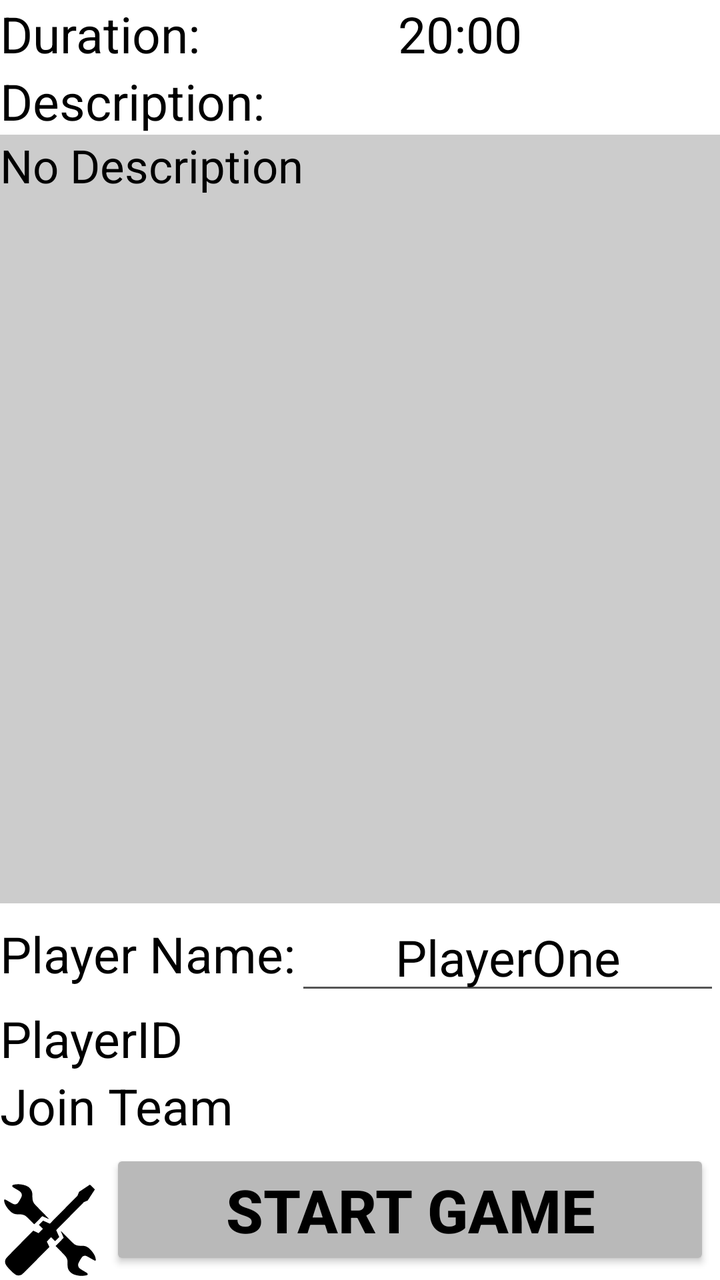
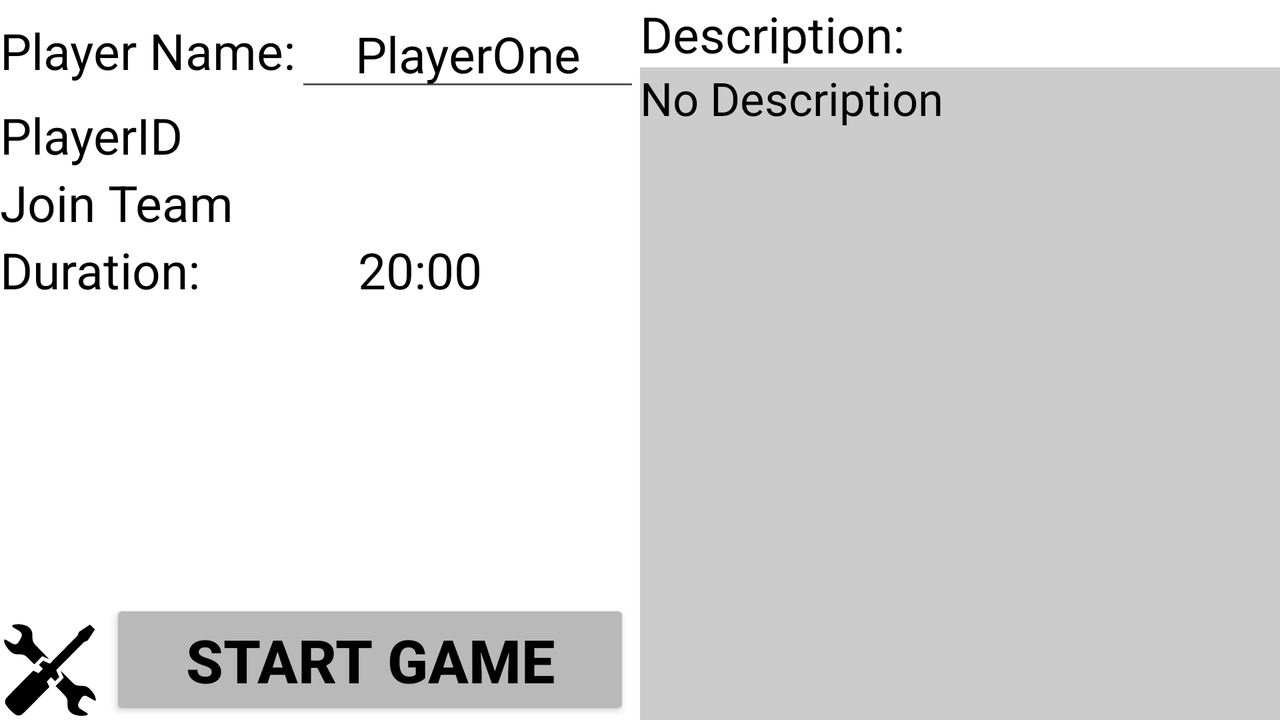

First picture: res/layout/ on a phone held upright. Second picture: the repository's own variant of that layout, on a device whose configuration matches the variant's folder. Source for both follows.
<!-- AndroidManifest.xml: application theme AppThemeLight -->
<!-- res/layout/content_init_game.xml -->
<?xml version="1.0" encoding="utf-8"?>
<RelativeLayout xmlns:android="http://schemas.android.com/apk/res/android"
    xmlns:app="http://schemas.android.com/apk/res-auto"
    xmlns:tools="http://schemas.android.com/tools"
    android:id="@+id/content_init_game"
    android:layout_width="match_parent"
    android:layout_height="match_parent"
    app:layout_behavior="@string/appbar_scrolling_view_behavior"
    tools:context="de.c_ebberg.openlasertag.InitGameActivity"
    tools:showIn="@layout/activity_init_game">

    <ImageButton
        android:layout_width="50dp"
        android:layout_height="50dp"
        android:scaleType="fitCenter"
        app:srcCompat="@drawable/ic_settings"
        android:background="?colorBackground1"
        android:padding="2dp"
        android:layout_alignParentStart="true"
        android:layout_alignParentLeft="true"
        android:layout_alignParentBottom="true"

        android:id="@+id/init_game_settings_button"/>

    <Button
        android:text="@string/StartGame"
        android:textStyle="bold"
        android:textSize="30sp"
        android:textColor="?colorTextPrimary"
        android:layout_margin="5dp"
        android:layout_width="match_parent"
        android:layout_height="wrap_content"
        android:layout_alignParentBottom="true"
        android:layout_toRightOf="@id/init_game_settings_button"
        android:layout_toEndOf="@id/init_game_settings_button"

        android:id="@+id/start_game_button" />

    <RelativeLayout
        android:layout_width="match_parent"
        android:layout_height="wrap_content"
        android:id="@+id/join_team_layout"
        android:layout_above="@id/start_game_button">
        <TextView
            android:text="@string/JoinTeam"
            android:textSize="25sp"
            android:textColor="?colorTextPrimary"
            android:layout_width="wrap_content"
            android:layout_height="wrap_content"
            android:layout_alignParentLeft="true"
            android:layout_alignParentStart="true"
            android:layout_centerVertical="true"
            android:id="@+id/join_team_label"/>

        <Spinner
            android:layout_width="match_parent"
            android:layout_height="wrap_content"
            android:layout_toRightOf="@id/join_team_label"
            android:layout_toEndOf="@id/join_team_label"
            android:id="@+id/join_team_spinner"
            android:background="?colorBackground2"/>

    </RelativeLayout>

    <RelativeLayout
        android:layout_width="match_parent"
        android:layout_height="wrap_content"
        android:id="@+id/player_id_layout"
        android:layout_above="@id/join_team_layout">
        <TextView
            android:text="@string/PlayerID"
            android:textSize="25sp"
            android:textColor="?colorTextPrimary"
            android:layout_width="wrap_content"
            android:layout_height="wrap_content"
            android:layout_alignParentLeft="true"
            android:layout_alignParentStart="true"
            android:layout_centerVertical="true"
            android:id="@+id/player_id_label"/>

        <Spinner
            android:layout_width="match_parent"
            android:layout_height="wrap_content"
            android:layout_toEndOf="@id/player_id_label"
            android:layout_toRightOf="@id/player_id_label"
            android:id="@+id/player_id_spinner"
            android:background="?colorBackground2"/>

    </RelativeLayout>

    <RelativeLayout
        android:layout_width="match_parent"
        android:layout_height="wrap_content"
        android:layout_above="@id/player_id_layout"
        android:id="@+id/player_name_layout">

        <TextView
            android:text="@string/PlayerNameDoublePoint"
            android:textSize="25sp"
            android:textColor="?colorTextPrimary"
            android:layout_width="wrap_content"
            android:layout_height="wrap_content"
            android:layout_alignParentStart="true"
            android:layout_alignParentLeft="true"
            android:layout_centerVertical="true"
            android:id="@+id/player_name_label"/>

        <EditText
            android:text="PlayerOne"
            android:textColor="?colorTextPrimary"
            android:textSize="25sp"
            android:textAlignment="center"
            android:inputType="textNoSuggestions"
            android:layout_width="match_parent"
            android:layout_height="wrap_content"
            android:layout_toRightOf="@id/player_name_label"
            android:layout_toEndOf="@id/player_name_label"
            android:id="@+id/player_name_edit_text"/>
    </RelativeLayout>

    <TextView
        android:text="@string/DurationDoublePoint"
        android:textSize="25sp"
        android:textColor="?colorTextPrimary"
        android:layout_width="wrap_content"
        android:layout_height="wrap_content"
        android:layout_alignParentTop="true"
        android:layout_alignParentLeft="true"
        android:layout_alignParentStart="true"
        android:id="@+id/duration_label" />

    <TextView
        android:text="20:00"
        android:textColor="?colorTextPrimary"
        android:textSize="25sp"
        android:layout_width="match_parent"
        android:layout_height="wrap_content"
        android:layout_alignParentTop="true"
        android:layout_toEndOf="@id/duration_label"
        android:layout_toRightOf="@id/duration_label"
        android:id="@+id/duration_text"
        android:textAlignment="center" />

    <TextView
        android:text="@string/DescriptionDoublePoint"
        android:textSize="25sp"
        android:textColor="?colorTextPrimary"
        android:layout_width="wrap_content"
        android:layout_height="wrap_content"
        android:layout_below="@id/duration_label"
        android:id="@+id/description_label"/>

    <android.support.v4.widget.NestedScrollView
        android:layout_width="match_parent"
        android:layout_height="match_parent"
        android:layout_below="@id/description_label"
        android:layout_above="@id/player_name_layout"
        android:background="?colorBackground2">
        <TextView
            android:text="@string/NoDescription"
            android:textColor="?colorTextPrimary"
            android:textSize="23sp"
            android:layout_width="match_parent"
            android:layout_height="match_parent"
            android:id="@+id/description_text"
            android:background="#00000000"/>
    </android.support.v4.widget.NestedScrollView>

</RelativeLayout>
<!-- res/layout/activity_init_game.xml (included above) -->
<?xml version="1.0" encoding="utf-8"?>
<android.support.design.widget.CoordinatorLayout xmlns:android="http://schemas.android.com/apk/res/android"
    xmlns:app="http://schemas.android.com/apk/res-auto"
    xmlns:tools="http://schemas.android.com/tools"
    android:layout_width="match_parent"
    android:layout_height="match_parent"
    android:fitsSystemWindows="true"
    tools:context="de.c_ebberg.openlasertag.InitGameActivity">

    <android.support.design.widget.AppBarLayout
        android:layout_width="match_parent"
        android:layout_height="wrap_content"
        android:theme="@style/AppThemeLight.AppBarOverlay">

        <android.support.v7.widget.Toolbar
            android:id="@+id/toolbar"
            android:layout_width="match_parent"
            android:layout_height="?attr/actionBarSize"
            android:background="?attr/colorPrimary"
            app:popupTheme="@style/AppThemeLight.PopupOverlay"
            app:title="Game Name"/>

    </android.support.design.widget.AppBarLayout>

    <include layout="@layout/content_init_game" />

</android.support.design.widget.CoordinatorLayout>
<!-- resources referenced by this layout -->
<resources>
  <!-- drawable ic_settings: vector/xml drawable (drawable, 2220 chars, omitted) -->
  <string name="DescriptionDoublePoint">Description:</string>
  <string name="DurationDoublePoint">Duration:</string>
  <string name="JoinTeam">Join Team</string>
  <string name="NoDescription">No Description</string>
  <string name="PlayerID">PlayerID</string>
  <string name="PlayerNameDoublePoint">Player Name:</string>
  <string name="StartGame">Start Game</string>
  <style name="AppThemeLight.AppBarOverlay" parent="ThemeOverlay.AppCompat.Dark.ActionBar" />
  <style name="AppThemeLight.PopupOverlay" parent="ThemeOverlay.AppCompat.Light" />
  <style name="AppThemeLight" parent="Theme.AppCompat.Light.DarkActionBar">
          
          <item name="colorPrimary">@color/colorLightPrimary</item>
          <item name="colorPrimaryDark">@color/colorLightPrimaryDark</item>
          <item name="colorAccent">@color/colorLightAccent</item>
          <item name="android:textColorPrimary">@color/colorLightTextPrimary</item>
          <item name="android:textColorSecondary">@color/colorLightTextSecondary</item>
          <item name="android:colorForeground">@color/colorLightForegroundPrimary</item>
          <item name="android:windowBackground">@color/colorLightBackground1</item>
          <item name="android:itemBackground">@color/colorLightBackground1</item>
          <item name="android:itemTextAppearance">@style/PopupItemTextAppearanceLight</item>
  
          <item name="colorBackground1">@color/colorLightBackground1</item>
          <item name="colorBackground2">@color/colorLightBackground2</item>
          <item name="colorBackgroundAccent">@color/colorLightBackgroundAccent</item>
          <item name="colorTextPrimary">@color/colorLightTextPrimary</item>
          <item name="colorTextSecondary">@color/colorLightTextSecondary</item>
          <item name="colorTextAccent">@color/colorLightTextAccent</item>
          <item name="colorTextBackgroundAccent">@color/colorLightTextBackgroundAccent</item>
          <item name="colorForegroundPrimary">@color/colorLightForegroundPrimary</item>
          <item name="colorForegroundSecondary">@color/colorLightForegroundSecondary</item>
          <item name="colorOverlay">@color/colorLightOverlay</item>
          <item name="colorOverlayText">@color/colorLightOverlayText</item>
          <item name="colorItemDivider">@color/colorLightItemDivider</item>
          <item name="colorDiagramValue">@color/colorLightDiagramValue</item>
          <item name="colorButtonNormal">@color/colorLightButtonBackground</item>
          <item name="colorButtonBackground">@color/colorLightButtonBackground</item>
          <item name="colorButtonBackgroundPressed">@color/colorLightButtonBackgroundPressed</item>
      </style>
  <color name="colorLightPrimary">#3F51B5</color>
  <color name="colorLightPrimaryDark">#303f9f</color>
  <color name="colorLightAccent">#FF4081</color>
  <color name="colorLightTextPrimary">#FF000000</color>
  <color name="colorLightTextSecondary">#FF555555</color>
  <color name="colorLightForegroundPrimary">#FF000000</color>
  <color name="colorLightBackground1">#FFFFFFFF</color>
  <style name="PopupItemTextAppearanceLight" parent="android:TextAppearance">
          <item name="android:textColor">@color/colorLightTextPrimary</item>
      </style>
  <color name="colorLightBackground2">#FFCCCCCC</color>
  <color name="colorLightBackgroundAccent">#9da5ed</color>
  <color name="colorLightTextAccent">#FFFF0000</color>
  <color name="colorLightTextBackgroundAccent">#88FF4081</color>
  <color name="colorLightForegroundSecondary">#FF999999</color>
  <color name="colorLightOverlay">#BB000000</color>
  <color name="colorLightOverlayText">#FFFFFFFF</color>
  <color name="colorLightItemDivider">#FF000000</color>
  <color name="colorLightDiagramValue">#5d5dff</color>
  <color name="colorLightButtonBackground">#b9b9b9</color>
  <color name="colorLightButtonBackgroundPressed">#a4a3a3</color>
</resources>
<!-- res/layout-land/content_init_game.xml (the repository's variant of the layout above) -->
<!-- drawn on the phone turned sideways -->
<?xml version="1.0" encoding="utf-8"?>
<LinearLayout xmlns:android="http://schemas.android.com/apk/res/android"
    xmlns:app="http://schemas.android.com/apk/res-auto"
    xmlns:tools="http://schemas.android.com/tools"
    android:id="@+id/content_init_game"
    android:layout_width="match_parent"
    android:layout_height="match_parent"
    android:orientation="horizontal"
    android:weightSum="2"
    app:layout_behavior="@string/appbar_scrolling_view_behavior"
    tools:context="de.c_ebberg.openlasertag.InitGameActivity"
    tools:showIn="@layout/activity_init_game">

    <RelativeLayout
        android:layout_width="wrap_content"
        android:layout_height="wrap_content"
        android:layout_weight="1">

        <RelativeLayout
            android:layout_width="wrap_content"
            android:layout_height="wrap_content"
            android:layout_alignParentTop="true"
            android:layout_alignParentLeft="true"
            android:layout_alignParentStart="true"
            android:id="@+id/player_name_layout">

            <TextView
                android:text="@string/PlayerNameDoublePoint"
                android:textSize="25sp"
                android:textColor="?colorTextPrimary"
                android:layout_width="wrap_content"
                android:layout_height="wrap_content"
                android:layout_alignParentStart="true"
                android:layout_alignParentLeft="true"
                android:layout_centerVertical="true"
                android:id="@+id/player_name_label"/>

            <EditText
                android:text="PlayerOne"
                android:textColor="?colorTextPrimary"
                android:textSize="25sp"
                android:textAlignment="center"
                android:inputType="textNoSuggestions"
                android:layout_width="match_parent"
                android:layout_height="wrap_content"
                android:layout_toRightOf="@id/player_name_label"
                android:layout_toEndOf="@id/player_name_label"
                android:id="@+id/player_name_edit_text"/>
        </RelativeLayout>

        <RelativeLayout
            android:layout_width="wrap_content"
            android:layout_height="wrap_content"
            android:id="@+id/player_id_layout"
            android:layout_below="@id/player_name_layout">
            <TextView
                android:text="@string/PlayerID"
                android:textSize="25sp"
                android:textColor="?colorTextPrimary"
                android:layout_width="wrap_content"
                android:layout_height="wrap_content"
                android:layout_alignParentLeft="true"
                android:layout_alignParentStart="true"
                android:layout_centerVertical="true"
                android:id="@+id/player_id_label"/>

            <Spinner
                android:layout_width="match_parent"
                android:layout_height="wrap_content"
                android:layout_toEndOf="@id/player_id_label"
                android:layout_toRightOf="@id/player_id_label"
                android:id="@+id/player_id_spinner"
                android:background="?colorBackground2"/>
        </RelativeLayout>

        <RelativeLayout
            android:layout_width="wrap_content"
            android:layout_height="wrap_content"
            android:layout_below="@id/player_id_layout"
            android:id="@+id/join_team_layout">
            <TextView
                android:text="@string/JoinTeam"
                android:textSize="25sp"
                android:textColor="?colorTextPrimary"
                android:layout_width="wrap_content"
                android:layout_height="wrap_content"
                android:layout_alignParentLeft="true"
                android:layout_alignParentStart="true"
                android:layout_centerVertical="true"
                android:id="@+id/join_team_label"/>

            <Spinner
                android:layout_width="match_parent"
                android:layout_height="wrap_content"
                android:layout_toRightOf="@id/join_team_label"
                android:layout_toEndOf="@id/join_team_label"
                android:id="@+id/join_team_spinner"
                android:background="?colorBackground2"/>

        </RelativeLayout>

        <RelativeLayout
            android:layout_width="match_parent"
            android:layout_height="wrap_content"
            android:layout_below="@id/join_team_layout"
            android:id="@+id/init_game_duration_layout">

            <TextView
                android:text="@string/DurationDoublePoint"
                android:textSize="25sp"
                android:textColor="?colorTextPrimary"
                android:layout_width="wrap_content"
                android:layout_height="wrap_content"
                android:layout_alignParentTop="true"
                android:layout_alignParentLeft="true"
                android:layout_alignParentStart="true"
                android:id="@+id/duration_label" />

            <TextView
                android:text="20:00"
                android:textColor="?colorTextPrimary"
                android:textSize="25sp"
                android:layout_width="match_parent"
                android:layout_height="wrap_content"
                android:layout_alignParentTop="true"
                android:layout_toEndOf="@id/duration_label"
                android:layout_toRightOf="@id/duration_label"
                android:id="@+id/duration_text"
                android:textAlignment="center" />
        </RelativeLayout>

        <ImageButton
            android:layout_width="50dp"
            android:layout_height="50dp"
            android:scaleType="fitCenter"
            app:srcCompat="@drawable/ic_settings"
            android:background="?colorBackground1"
            android:padding="2dp"
            android:layout_alignParentStart="true"
            android:layout_alignParentLeft="true"
            android:layout_alignParentBottom="true"

            android:id="@+id/init_game_settings_button"/>

        <Button
            android:text="@string/StartGame"
            android:textStyle="bold"
            android:textSize="30sp"
            android:textColor="?colorTextPrimary"
            android:layout_margin="5dp"
            android:layout_width="match_parent"
            android:layout_height="wrap_content"
            android:layout_alignParentBottom="true"
            android:layout_toRightOf="@id/init_game_settings_button"
            android:layout_toEndOf="@id/init_game_settings_button"

            android:id="@+id/start_game_button" />
    </RelativeLayout>

    <RelativeLayout
        android:layout_width="wrap_content"
        android:layout_height="wrap_content"
        android:layout_weight="1"

        android:id="@+id/init_game_info_layout">

        <TextView
            android:text="@string/DescriptionDoublePoint"
            android:textSize="25sp"
            android:textColor="?colorTextPrimary"
            android:layout_width="wrap_content"
            android:layout_height="wrap_content"
            android:layout_alignParentTop="true"
            android:id="@+id/description_label"/>

        <android.support.v4.widget.NestedScrollView
            android:layout_width="match_parent"
            android:layout_height="match_parent"
            android:layout_below="@id/description_label"
            android:background="?colorBackground2">
            <TextView
                android:text="@string/NoDescription"
                android:textColor="?colorTextPrimary"
                android:textSize="23sp"
                android:layout_width="match_parent"
                android:layout_height="wrap_content"
                android:id="@+id/description_text"
                android:background="#00000000"/>
        </android.support.v4.widget.NestedScrollView>
    </RelativeLayout>

</LinearLayout>
<!-- res/layout/content_init_game.xml (included above) -->
<?xml version="1.0" encoding="utf-8"?>
<RelativeLayout xmlns:android="http://schemas.android.com/apk/res/android"
    xmlns:app="http://schemas.android.com/apk/res-auto"
    xmlns:tools="http://schemas.android.com/tools"
    android:id="@+id/content_init_game"
    android:layout_width="match_parent"
    android:layout_height="match_parent"
    app:layout_behavior="@string/appbar_scrolling_view_behavior"
    tools:context="de.c_ebberg.openlasertag.InitGameActivity"
    tools:showIn="@layout/activity_init_game">

    <ImageButton
        android:layout_width="50dp"
        android:layout_height="50dp"
        android:scaleType="fitCenter"
        app:srcCompat="@drawable/ic_settings"
        android:background="?colorBackground1"
        android:padding="2dp"
        android:layout_alignParentStart="true"
        android:layout_alignParentLeft="true"
        android:layout_alignParentBottom="true"

        android:id="@+id/init_game_settings_button"/>

    <Button
        android:text="@string/StartGame"
        android:textStyle="bold"
        android:textSize="30sp"
        android:textColor="?colorTextPrimary"
        android:layout_margin="5dp"
        android:layout_width="match_parent"
        android:layout_height="wrap_content"
        android:layout_alignParentBottom="true"
        android:layout_toRightOf="@id/init_game_settings_button"
        android:layout_toEndOf="@id/init_game_settings_button"

        android:id="@+id/start_game_button" />

    <RelativeLayout
        android:layout_width="match_parent"
        android:layout_height="wrap_content"
        android:id="@+id/join_team_layout"
        android:layout_above="@id/start_game_button">
        <TextView
            android:text="@string/JoinTeam"
            android:textSize="25sp"
            android:textColor="?colorTextPrimary"
            android:layout_width="wrap_content"
            android:layout_height="wrap_content"
            android:layout_alignParentLeft="true"
            android:layout_alignParentStart="true"
            android:layout_centerVertical="true"
            android:id="@+id/join_team_label"/>

        <Spinner
            android:layout_width="match_parent"
            android:layout_height="wrap_content"
            android:layout_toRightOf="@id/join_team_label"
            android:layout_toEndOf="@id/join_team_label"
            android:id="@+id/join_team_spinner"
            android:background="?colorBackground2"/>

    </RelativeLayout>

    <RelativeLayout
        android:layout_width="match_parent"
        android:layout_height="wrap_content"
        android:id="@+id/player_id_layout"
        android:layout_above="@id/join_team_layout">
        <TextView
            android:text="@string/PlayerID"
            android:textSize="25sp"
            android:textColor="?colorTextPrimary"
            android:layout_width="wrap_content"
            android:layout_height="wrap_content"
            android:layout_alignParentLeft="true"
            android:layout_alignParentStart="true"
            android:layout_centerVertical="true"
            android:id="@+id/player_id_label"/>

        <Spinner
            android:layout_width="match_parent"
            android:layout_height="wrap_content"
            android:layout_toEndOf="@id/player_id_label"
            android:layout_toRightOf="@id/player_id_label"
            android:id="@+id/player_id_spinner"
            android:background="?colorBackground2"/>

    </RelativeLayout>

    <RelativeLayout
        android:layout_width="match_parent"
        android:layout_height="wrap_content"
        android:layout_above="@id/player_id_layout"
        android:id="@+id/player_name_layout">

        <TextView
            android:text="@string/PlayerNameDoublePoint"
            android:textSize="25sp"
            android:textColor="?colorTextPrimary"
            android:layout_width="wrap_content"
            android:layout_height="wrap_content"
            android:layout_alignParentStart="true"
            android:layout_alignParentLeft="true"
            android:layout_centerVertical="true"
            android:id="@+id/player_name_label"/>

        <EditText
            android:text="PlayerOne"
            android:textColor="?colorTextPrimary"
            android:textSize="25sp"
            android:textAlignment="center"
            android:inputType="textNoSuggestions"
            android:layout_width="match_parent"
            android:layout_height="wrap_content"
            android:layout_toRightOf="@id/player_name_label"
            android:layout_toEndOf="@id/player_name_label"
            android:id="@+id/player_name_edit_text"/>
    </RelativeLayout>

    <TextView
        android:text="@string/DurationDoublePoint"
        android:textSize="25sp"
        android:textColor="?colorTextPrimary"
        android:layout_width="wrap_content"
        android:layout_height="wrap_content"
        android:layout_alignParentTop="true"
        android:layout_alignParentLeft="true"
        android:layout_alignParentStart="true"
        android:id="@+id/duration_label" />

    <TextView
        android:text="20:00"
        android:textColor="?colorTextPrimary"
        android:textSize="25sp"
        android:layout_width="match_parent"
        android:layout_height="wrap_content"
        android:layout_alignParentTop="true"
        android:layout_toEndOf="@id/duration_label"
        android:layout_toRightOf="@id/duration_label"
        android:id="@+id/duration_text"
        android:textAlignment="center" />

    <TextView
        android:text="@string/DescriptionDoublePoint"
        android:textSize="25sp"
        android:textColor="?colorTextPrimary"
        android:layout_width="wrap_content"
        android:layout_height="wrap_content"
        android:layout_below="@id/duration_label"
        android:id="@+id/description_label"/>

    <android.support.v4.widget.NestedScrollView
        android:layout_width="match_parent"
        android:layout_height="match_parent"
        android:layout_below="@id/description_label"
        android:layout_above="@id/player_name_layout"
        android:background="?colorBackground2">
        <TextView
            android:text="@string/NoDescription"
            android:textColor="?colorTextPrimary"
            android:textSize="23sp"
            android:layout_width="match_parent"
            android:layout_height="match_parent"
            android:id="@+id/description_text"
            android:background="#00000000"/>
    </android.support.v4.widget.NestedScrollView>

</RelativeLayout>
